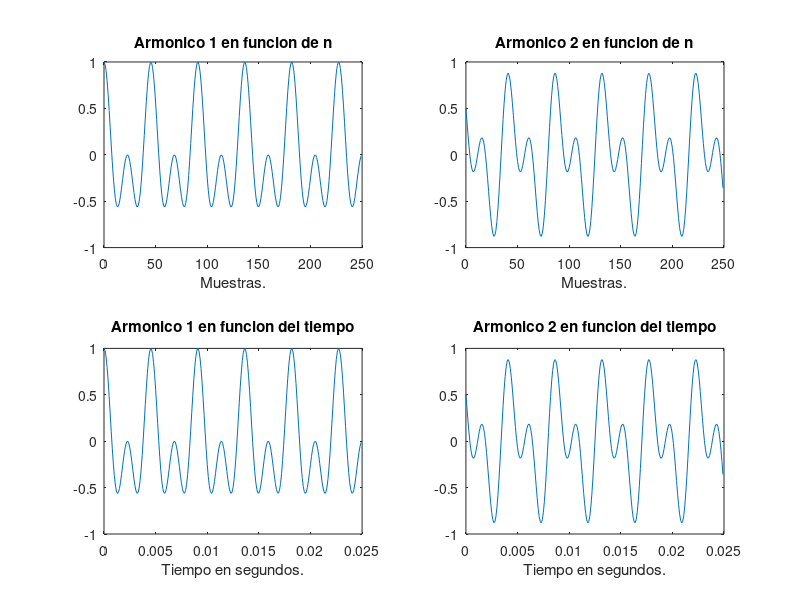

The MATLAB source for this figure:
%% --P2_1 "SÍNTESIS DE SONIDOS Y PERCEPCIÓN"-- 
% Genera las imágenes de las dos señales s1(t) y s2(t) del 
% P2_1_armonicos.m de manera que se visualicen cuatro periodos de 
% manera adecuada, en función del tiempo en muestras y en función 
% del tiempo en segundos.

%% Inicializaciones:
clc; close all;

% n, f y Tiempo
n = 0:10000;
f = 10000;
Tiempo = n / f;

% Rango maximo de visualizacion:
rango_max = 250;

% Armonicos
armonico_1 = 0.5 * cos(2*pi*(220/f)*n) + 0.5 * cos(2*pi*(440/f)*n);
armonico_2 = 0.5 * cos(2*pi*(220/f)*n) + 0.5 * cos(2*pi*(440/f)*n+pi/2);

%% Visualzacion:
figure;

% En funcion de n.
subplot(2,2,1); 
plot(n(1:rango_max), armonico_1(1:rango_max)); title("Armonico 1 en funcion de n");
xlabel("Muestras.");
subplot(2,2,2); 
plot(n(1:rango_max), armonico_2(1:rango_max)); title("Armonico 2 en funcion de n");
xlabel("Muestras.");

% En funcion del tiempo.
subplot(2,2,3); 
plot(Tiempo(1:rango_max), armonico_1(1:rango_max)); title("Armonico 1 en funcion del tiempo");
xlabel("Tiempo en segundos.");
subplot(2,2,4); 
plot(Tiempo(1:rango_max), armonico_2(1:rango_max)); title("Armonico 2 en funcion del tiempo");
xlabel("Tiempo en segundos.");
